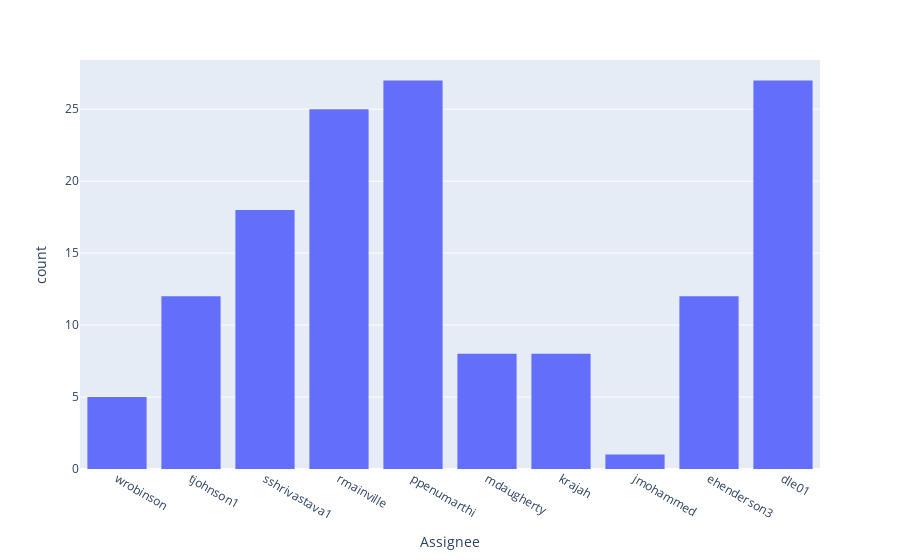

Notebook code cell kept with this figure:
### Code cell
import plotly.express as px
assignee_plot = px.histogram(octResolvedIssues, x='Assignee')
assignee_plot.show()

### Figure 1 — Plotly figure (JSON) as saved in the notebook; plotly's stock layout.template omitted (floating-point values rounded to 4 significant figures; data arrays with more than 128 entries replaced by an {"elided": "..."} marker saying what was removed)
{"data": [{"alignmentgroup": "True", "bingroup": "x", "hovertemplate": "Assignee=%{x}<br>count=%{y}<extra></extra>", "legendgroup": "", "marker": {"color": "#636efa", "pattern": {"shape": ""}}, "name": "", "offsetgroup": "", "orientation": "v", "showlegend": false, "type": "histogram", "x": {"elided": "145 str values"}, "xaxis": "x", "yaxis": "y"}], "layout": {"autosize": true, "barmode": "relative", "legend": {"tracegroupgap": 0}, "margin": {"t": 60}, "xaxis": {"anchor": "y", "autorange": true, "domain": [0, 1], "range": [-0.5, 9.5], "title": {"text": "Assignee"}, "type": "category"}, "yaxis": {"anchor": "x", "autorange": true, "domain": [0, 1], "range": [0, 28.42], "title": {"text": "count"}}}}
